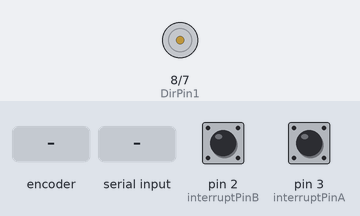
Bench run of a sketch on a simulated Arduino Uno, built with avr-gcc and run on an emulated ATmega328P. Shown: motor-driver pin pairs drawn as motors (green arrow = first pin HIGH = forward, orange = second pin HIGH = backward, longer = more drive, scaled by the enable pin). The inputs (shaded band) are chosen by the test bench; at power-on: pin 2 (interruptPinB) HIGH, pin 3 (interruptPinA) HIGH.

Above: at 1.4 s.
1.5 s: rotary encoder on pin 3 (interruptPinA) / pin 2 (interruptPinB) turned 2 steps (second pin leading)
At 2.2 s:
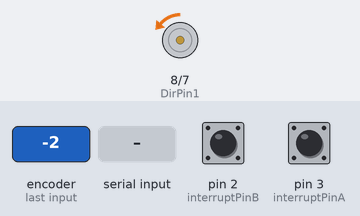
3.8 s: "5\n" received over Serial
At 4.89 s:
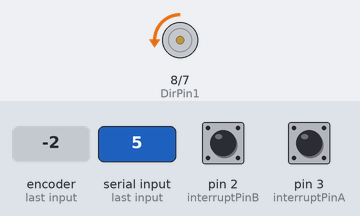
6.8 s: "90,45\n" received over Serial
9.3 s: "5\n" received over Serial
At 10.39 s:
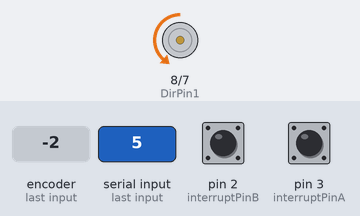
12.3 s: "30,150\n" received over Serial
Timing chart, 0 to 15.3 s (numbered marks = the images above; inputs shaded):
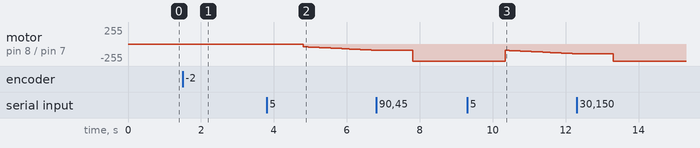

Measured:
- after the input at 1.5 s, motor on pin 8 (DirPin1) / pin 7 (DirPin2): stopped → backward 1/255 after 0.38 s, → stopped 0.51 s later
- after the input at 3.8 s, motor on pin 8 (DirPin1) / pin 7 (DirPin2): moves from stopped to backward 94/255 over 2.0 s, starting after 1.0 s
- after the input at 9.3 s, motor on pin 8 (DirPin1) / pin 7 (DirPin2): backward 255/255 → backward 95/255 after 1.0 s, → backward 98/255 0.10 s later, → backward 100/255 0.10 s later, → backward 103/255 0.10 s later, … (20 changes in this stretch)

The sketch:

UnoToMotorLeft.ino
```cpp
// Libraries

// DEFINITIONS

// Motor and H-bridge Data
#define interruptPinA  3
#define interruptPinB  2
#define PWMPin  6
#define DirPin1  8
#define DirPin2  7
#define pi 3.14
#define GearBox 70
//#define RedLed 13
//#define GreenLed 12
//#define YellowLed 11

char mystring_set_Left[15];     //String data which is to be recieved

// PID Parameters
float kp = 0.25;         //0.25
float ki = 0.00025;      // 0.00025
float kd = 0;            // 0

// INITILAIZAIONS
unsigned long t;
unsigned long t_prev = 0;

const int filterFactor = 1000;  // Filter factor (larger numbers result in more smoothing)
float RPM_Filter;  // Actual motor rpm

volatile long EncoderCount = 0;

volatile unsigned long count = 0;
unsigned long count_prev = 0;

float Theta, RPM, RPM_d;
float Theta_prev = 0;
float RPM_max = 80;      // this is our motor max rpm
float V_prev = 0;

float Vmax = 12;
float Vmin = -12;
float V = 0.1;

float e, e_prev = 0, inte, inte_prev = 0;
int dt;


//*********FUNCTIONS*****************
//     Void ISR_EncoderA
//     Void ISR_EncoderB
//     Void Motor Driver Write
//     Timer Interrupt
//*************************************
void ISR_EncoderA() {
  bool PinB = digitalRead(interruptPinB);
  bool PinA = digitalRead(interruptPinA);

  if (PinB == LOW) {
    if (PinA == HIGH) {
      EncoderCount++;
    } else {
      EncoderCount--;
    }
  }

  else {
    if (PinA == HIGH) {
      EncoderCount--;
    } else {
      EncoderCount++;
    }
  }
}

void ISR_EncoderB() {
  bool PinB = digitalRead(interruptPinA);
  bool PinA = digitalRead(interruptPinB);

  if (PinA == LOW) {
    if (PinB == HIGH) {
      EncoderCount--;
    } else {
      EncoderCount++;
    }
  }

  else {
    if (PinB == HIGH) {
      EncoderCount++;
    } else {
      EncoderCount--;
    }
  }
}

//**Motor Driver Functions****

void WriteDriverVoltage(float V, float Vmax) {
  int PWMval = int(255 * abs(V) / Vmax);
  if (PWMval > 255) {
    PWMval = 255;
  } // double safety
  if (V > 0) {
    digitalWrite(DirPin1, LOW);
    digitalWrite(DirPin2, HIGH);
  }
  else if (V < 0) {
    digitalWrite(DirPin1, HIGH);
    digitalWrite(DirPin2, LOW);
  }
  else {
    digitalWrite(DirPin1, LOW);
    digitalWrite(DirPin2, LOW);
  }
  analogWrite(PWMPin, PWMval);
}

void setup() {

  Serial.begin(9600);
  delay(250); //due to latency in this motor

  pinMode(interruptPinA, INPUT_PULLUP);
  pinMode(interruptPinB, INPUT_PULLUP);
  pinMode(DirPin1, OUTPUT);
  pinMode(DirPin2, OUTPUT);
  /*are macros that map the digital pin numbers to their corresponding interrupt numbers.
  This is necessary because not all digital pins on the Arduino board can be used as interrupts,
  and the mapping is specific to each board.*/
  attachInterrupt(digitalPinToInterrupt(interruptPinA), ISR_EncoderA, CHANGE);
  attachInterrupt(digitalPinToInterrupt(interruptPinB), ISR_EncoderB, CHANGE);


  //Leds to indicate range
  //pinMode(GreenLed, OUTPUT);
  //pinMode(RedLed, OUTPUT);
  //pinMode(YellowLed, OUTPUT);

 // Timer Setup for Intrupets "Critical Section"
  cli();    // clear interupet
  TCCR1A = 0;
  TCCR1B = 0;
  TCNT1 = 0;
  OCR1A = 25498;  //Prescaler = 64
  TCCR1B |= (1 << WGM12);
  TCCR1B |= (1 << CS11 | 1 << CS10);
  TIMSK1 |= (1 << OCIE1A);
  sei(); // setinterupet
}

// Void Loop
void loop() {

  //Serial.print("Left Set Point RECEIVER: ");
  //Serial.println(RPM_d);

  if(Serial.available() > 0){
    Serial.readBytes(mystring_set_Left,15);  //Read the serial data
    RPM_d = float(atoi(mystring_set_Left));
  }

  /*if (RPM_d == 0){
    digitalWrite(RedLed,HIGH);
    digitalWrite(GreenLed,LOW);
    digitalWrite(YellowLed,LOW);
  }
  else if (RPM_d == 50){
    digitalWrite(GreenLed,HIGH);
    digitalWrite(RedLed,LOW);
    digitalWrite(YellowLed,LOW);
  }
  else if (RPM_d == 70){
    digitalWrite(YellowLed,HIGH);
    digitalWrite(GreenLed,LOW);
    digitalWrite(RedLed,LOW);
  }
  else if (RPM_d == 45){
    digitalWrite(GreenLed,HIGH);
    digitalWrite(RedLed,HIGH);
    digitalWrite(YellowLed,LOW);
  }*/
  if (count > count_prev) {
    t = millis();
    Theta = (EncoderCount * 2 * pi) / (44 * GearBox);
    dt = (t - t_prev);

    if (t / 1000.0 > 10000) {
      RPM_d = 0;
    }

    RPM = ((Theta - Theta_prev) / (2 * pi)) / ((dt / 1000.0) / 60);

    RPM_Filter = 0.854 * RPM_Filter + 0.0728 * RPM + 0.0728 * V_prev;

    e = RPM_d - RPM_Filter;

    inte = inte_prev + (dt * (e + e_prev) / 2);

    V = kp * e + ki * inte + (kd * (e - e_prev) / dt);

    if (V > Vmax) {
      V = Vmax;
      inte = inte_prev;
    }

    if (V < Vmin) {
      V = Vmin;
      inte = inte_prev;
    }

    Theta_prev = Theta;
    count_prev = count;
    t_prev = t;
    inte_prev = inte;
    e_prev = e;
    V_prev = RPM;

    WriteDriverVoltage(V, Vmax);

    //Plotting
    /*Serial.println(0);  // To freeze the lower limit
    Serial.print(" ");
    Serial.println(80);  // To freeze the upper limit
    Serial.print(" ");
    Serial.print("RPM_Filter:");
    Serial.println(RPM_Filter);
    Serial.print(",");
    Serial.print("RPM_d:");
    Serial.println(RPM_d);
    Serial.print(",");
    Serial.print("RPM:");
    Serial.println(RPM);*/
  }
}

ISR(TIMER1_COMPA_vect) {
  count++;
}
```
